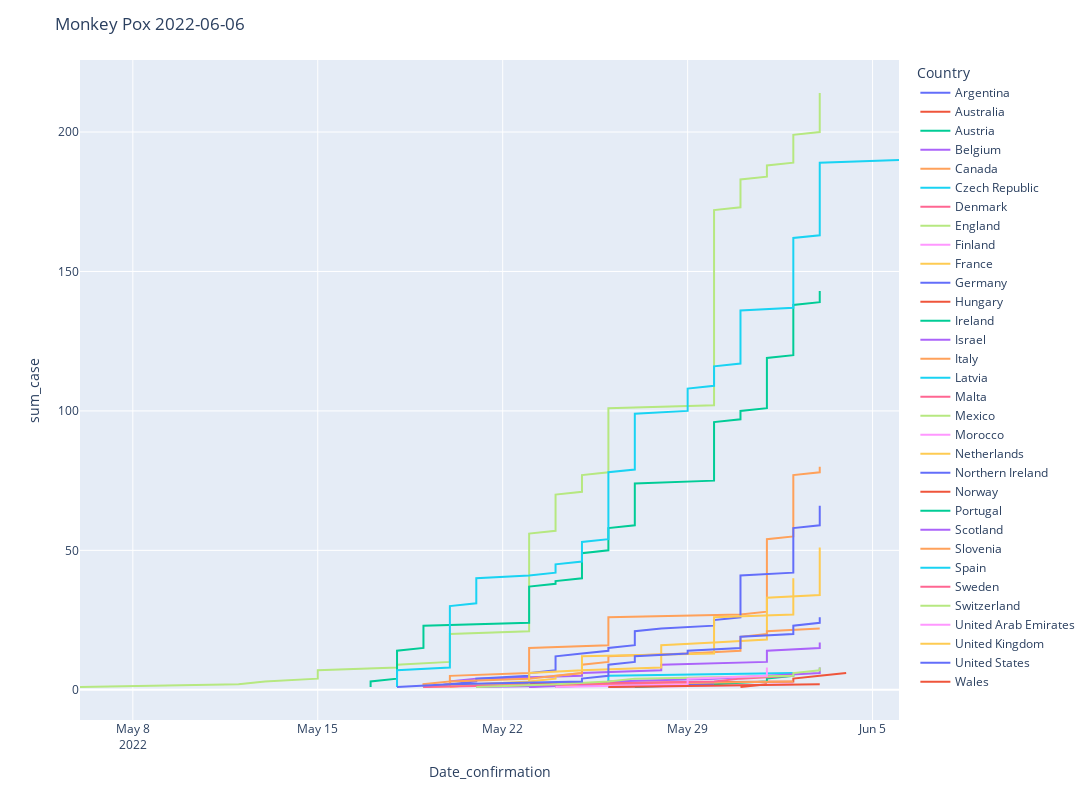

Write notebook code for a chart like this one.
### Code cell
fig3 = px.line(sort_df, x='Date_confirmation',y='sum_case', color='Country')

fig3.update_layout(
    width=2372,
    height=800,
    title_text=f'Monkey Pox: {date}'
)

fig3.show()

### Figure 1 — Plotly figure (JSON) as saved in the notebook; plotly's stock layout.template omitted (floating-point values rounded to 4 significant figures; data arrays with more than 128 entries replaced by an {"elided": "..."} marker saying what was removed)
{"data": [{"hovertemplate": "Country=Argentina<br>Date_confirmation=%{x}<br>sum_case=%{y}<extra></extra>", "legendgroup": "Argentina", "line": {"color": "#636efa", "dash": "solid"}, "marker": {"symbol": "circle"}, "mode": "lines", "name": "Argentina", "orientation": "v", "showlegend": true, "type": "scatter", "x": ["2022-05-27T00:00:00", "2022-05-27T00:00:00"], "xaxis": "x", "y": [1, 2], "yaxis": "y"}, {"hovertemplate": "Country=Australia<br>Date_confirmation=%{x}<br>sum_case=%{y}<extra></extra>", "legendgroup": "Australia", "line": {"color": "#EF553B", "dash": "solid"}, "marker": {"symbol": "circle"}, "mode": "lines", "name": "Australia", "orientation": "v", "showlegend": true, "type": "scatter", "x": ["2022-05-20T00:00:00", "2022-05-20T00:00:00", "2022-06-02T00:00:00", "2022-06-02T00:00:00", "2022-06-03T00:00:00", "2022-06-04T00:00:00"], "xaxis": "x", "y": [1, 2, 3, 4, 5, 6], "yaxis": "y"}, {"hovertemplate": "Country=Austria<br>Date_confirmation=%{x}<br>sum_case=%{y}<extra></extra>", "legendgroup": "Austria", "line": {"color": "#00cc96", "dash": "solid"}, "marker": {"symbol": "circle"}, "mode": "lines", "name": "Austria", "orientation": "v", "showlegend": true, "type": "scatter", "x": ["2022-05-23T00:00:00"], "xaxis": "x", "y": [1], "yaxis": "y"}, {"hovertemplate": "Country=Belgium<br>Date_confirmation=%{x}<br>sum_case=%{y}<extra></extra>", "legendgroup": "Belgium", "line": {"color": "#ab63fa", "dash": "solid"}, "marker": {"symbol": "circle"}, "mode": "lines", "name": "Belgium", "orientation": "v", "showlegend": true, "type": "scatter", "x": ["2022-05-19T00:00:00", "2022-05-20T00:00:00", "2022-05-20T00:00:00", "2022-05-21T00:00:00", "2022-05-25T00:00:00", "2022-05-25T00:00:00", "2022-05-28T00:00:00", "2022-05-28T00:00:00", "2022-05-28T00:00:00", "2022-06-01T00:00:00", "2022-06-01T00:00:00", "2022-06-01T00:00:00", "2022-06-01T00:00:00", "2022-06-01T00:00:00", "2022-06-03T00:00:00", "2022-06-03T00:00:00", "2022-06-03T00:00:00"], "xaxis": "x", "y": [1, 2, 3, 4, 5, 6, 7, 8, 9, 10, 11, 12, 13, 14, 15, 16, 17], "yaxis": "y"}, {"hovertemplate": "Country=Canada<br>Date_confirmation=%{x}<br>sum_case=%{y}<extra></extra>", "legendgroup": "Canada", "line": {"color": "#FFA15A", "dash": "solid"}, "marker": {"symbol": "circle"}, "mode": "lines", "name": "Canada", "orientation": "v", "showlegend": true, "type": "scatter", "x": ["2022-05-19T00:00:00", "2022-05-19T00:00:00", "2022-05-20T00:00:00", "2022-05-20T00:00:00", "2022-05-20T00:00:00", "2022-05-23T00:00:00", "2022-05-23T00:00:00", "2022-05-23T00:00:00", "2022-05-23T00:00:00", "2022-05-23T00:00:00", "2022-05-23T00:00:00", "2022-05-23T00:00:00", "2022-05-23T00:00:00", "2022-05-23T00:00:00", "2022-05-23T00:00:00", "2022-05-26T00:00:00", "2022-05-26T00:00:00", "2022-05-26T00:00:00", "2022-05-26T00:00:00", "2022-05-26T00:00:00", "2022-05-26T00:00:00", "2022-05-26T00:00:00", "2022-05-26T00:00:00", "2022-05-26T00:00:00", "2022-05-26T00:00:00", "2022-05-26T00:00:00", "2022-05-31T00:00:00", "2022-06-01T00:00:00", "2022-06-01T00:00:00", "2022-06-01T00:00:00", "2022-06-01T00:00:00", "2022-06-01T00:00:00", "2022-06-01T00:00:00", "2022-06-01T00:00:00", "2022-06-01T00:00:00", "2022-06-01T00:00:00", "2022-06-01T00:00:00", "2022-06-01T00:00:00", "2022-06-01T00:00:00", "2022-06-01T00:00:00", "2022-06-01T00:00:00", "2022-06-01T00:00:00", "2022-06-01T00:00:00", "2022-06-01T00:00:00", "2022-06-01T00:00:00", "2022-06-01T00:00:00", "2022-06-01T00:00:00", "2022-06-01T00:00:00", "2022-06-01T00:00:00", "2022-06-01T00:00:00", "2022-06-01T00:00:00", "2022-06-01T00:00:00", "2022-06-01T00:00:00", "2022-06-01T00:00:00", "2022-06-02T00:00:00", "2022-06-02T00:00:00", "2022-06-02T00:00:00", "2022-06-02T00:00:00", "2022-06-02T00:00:00", "2022-06-02T00:00:00", "2022-06-02T00:00:00", "2022-06-02T00:00:00", "2022-06-02T00:00:00", "2022-06-02T00:00:00", "2022-06-02T00:00:00", "2022-06-02T00:00:00", "2022-06-02T00:00:00", "2022-06-02T00:00:00", "2022-06-02T00:00:00", "2022-06-02T00:00:00", "2022-06-02T00:00:00", "2022-06-02T00:00:00", "2022-06-02T00:00:00", "2022-06-02T00:00:00", "2022-06-02T00:00:00", "2022-06-02T00:00:00", "2022-06-02T00:00:00", "2022-06-03T00:00:00", "2022-06-03T00:00:00", "2022-06-03T00:00:00"], "xaxis": "x", "y": [1, 2, 3, 4, 5, 6, 7, 8, 9, 10, 11, 12, 13, 14, 15, 16, 17, 18, 19, 20, 21, 22, 23, 24, 25, 26, 27, 28, 29, 30, 31, 32, 33, 34, 35, 36, 37, 38, 39, 40, 41, 42, 43, 44, 45, 46, 47, 48, 49, 50, 51, 52, 53, 54, 55, 56, 57, 58, 59, 60, 61, 62, 63, 64, 65, 66, 67, 68, 69, 70, 71, 72, 73, 74, 75, 76, 77, 78, 79, 80], "yaxis": "y"}, {"hovertemplate": "Country=Czech Republic<br>Date_confirmation=%{x}<br>sum_case=%{y}<extra></extra>", "legendgroup": "Czech Republic", "line": {"color": "#19d3f3", "dash": "solid"}, "marker": {"symbol": "circle"}, "mode": "lines", "name": "Czech Republic", "orientation": "v", "showlegend": true, "type": "scatter", "x": ["2022-05-24T00:00:00", "2022-05-26T00:00:00", "2022-05-26T00:00:00", "2022-05-26T00:00:00", "2022-05-26T00:00:00", "2022-06-02T00:00:00"], "xaxis": "x", "y": [1, 2, 3, 4, 5, 6], "yaxis": "y"}, {"hovertemplate": "Country=Denmark<br>Date_confirmation=%{x}<br>sum_case=%{y}<extra></extra>", "legendgroup": "Denmark", "line": {"color": "#FF6692", "dash": "solid"}, "marker": {"symbol": "circle"}, "mode": "lines", "name": "Denmark", "orientation": "v", "showlegend": true, "type": "scatter", "x": ["2022-05-23T00:00:00", "2022-05-24T00:00:00"], "xaxis": "x", "y": [1, 2], "yaxis": "y"}, {"hovertemplate": "Country=England<br>Date_confirmation=%{x}<br>sum_case=%{y}<extra></extra>", "legendgroup": "England", "line": {"color": "#B6E880", "dash": "solid"}, "marker": {"symbol": "circle"}, "mode": "lines", "name": "England", "orientation": "v", "showlegend": true, "type": "scatter", "x": {"elided": "214 str values"}, "xaxis": "x", "y": {"elided": "214 int values"}, "yaxis": "y"}, {"hovertemplate": "Country=Finland<br>Date_confirmation=%{x}<br>sum_case=%{y}<extra></extra>", "legendgroup": "Finland", "line": {"color": "#FF97FF", "dash": "solid"}, "marker": {"symbol": "circle"}, "mode": "lines", "name": "Finland", "orientation": "v", "showlegend": true, "type": "scatter", "x": ["2022-05-27T00:00:00", "2022-06-02T00:00:00"], "xaxis": "x", "y": [1, 2], "yaxis": "y"}, {"hovertemplate": "Country=France<br>Date_confirmation=%{x}<br>sum_case=%{y}<extra></extra>", "legendgroup": "France", "line": {"color": "#FECB52", "dash": "solid"}, "marker": {"symbol": "circle"}, "mode": "lines", "name": "France", "orientation": "v", "showlegend": true, "type": "scatter", "x": ["2022-05-19T00:00:00", "2022-05-23T00:00:00", "2022-05-23T00:00:00", "2022-05-24T00:00:00", "2022-05-24T00:00:00", "2022-05-25T00:00:00", "2022-05-25T00:00:00", "2022-05-28T00:00:00", "2022-05-28T00:00:00", "2022-05-28T00:00:00", "2022-05-28T00:00:00", "2022-05-28T00:00:00", "2022-05-28T00:00:00", "2022-05-28T00:00:00", "2022-05-28T00:00:00", "2022-05-28T00:00:00", "2022-05-30T00:00:00", "2022-06-01T00:00:00", "2022-06-01T00:00:00", "2022-06-01T00:00:00", "2022-06-01T00:00:00", "2022-06-01T00:00:00", "2022-06-01T00:00:00", "2022-06-01T00:00:00", "2022-06-01T00:00:00", "2022-06-01T00:00:00", "2022-06-01T00:00:00", "2022-06-01T00:00:00", "2022-06-01T00:00:00", "2022-06-01T00:00:00", "2022-06-01T00:00:00", "2022-06-01T00:00:00", "2022-06-01T00:00:00", "2022-06-03T00:00:00", "2022-06-03T00:00:00", "2022-06-03T00:00:00", "2022-06-03T00:00:00", "2022-06-03T00:00:00", "2022-06-03T00:00:00", "2022-06-03T00:00:00", "2022-06-03T00:00:00", "2022-06-03T00:00:00", "2022-06-03T00:00:00", "2022-06-03T00:00:00", "2022-06-03T00:00:00", "2022-06-03T00:00:00", "2022-06-03T00:00:00", "2022-06-03T00:00:00", "2022-06-03T00:00:00", "2022-06-03T00:00:00", "2022-06-03T00:00:00"], "xaxis": "x", "y": [1, 2, 3, 4, 5, 6, 7, 8, 9, 10, 11, 12, 13, 14, 15, 16, 17, 18, 19, 20, 21, 22, 23, 24, 25, 26, 27, 28, 29, 30, 31, 32, 33, 34, 35, 36, 37, 38, 39, 40, 41, 42, 43, 44, 45, 46, 47, 48, 49, 50, 51], "yaxis": "y"}, {"hovertemplate": "Country=Germany<br>Date_confirmation=%{x}<br>sum_case=%{y}<extra></extra>", "legendgroup": "Germany", "line": {"color": "#636efa", "dash": "solid"}, "marker": {"symbol": "circle"}, "mode": "lines", "name": "Germany", "orientation": "v", "showlegend": true, "type": "scatter", "x": ["2022-05-19T00:00:00", "2022-05-20T00:00:00", "2022-05-21T00:00:00", "2022-05-21T00:00:00", "2022-05-23T00:00:00", "2022-05-23T00:00:00", "2022-05-24T00:00:00", "2022-05-24T00:00:00", "2022-05-24T00:00:00", "2022-05-24T00:00:00", "2022-05-24T00:00:00", "2022-05-24T00:00:00", "2022-05-25T00:00:00", "2022-05-26T00:00:00", "2022-05-26T00:00:00", "2022-05-27T00:00:00", "2022-05-27T00:00:00", "2022-05-27T00:00:00", "2022-05-27T00:00:00", "2022-05-27T00:00:00", "2022-05-27T00:00:00", "2022-05-28T00:00:00", "2022-05-30T00:00:00", "2022-05-30T00:00:00", "2022-05-30T00:00:00", "2022-05-31T00:00:00", "2022-05-31T00:00:00", "2022-05-31T00:00:00", "2022-05-31T00:00:00", "2022-05-31T00:00:00", "2022-05-31T00:00:00", "2022-05-31T00:00:00", "2022-05-31T00:00:00", "2022-05-31T00:00:00", "2022-05-31T00:00:00", "2022-05-31T00:00:00", "2022-05-31T00:00:00", "2022-05-31T00:00:00", "2022-05-31T00:00:00", "2022-05-31T00:00:00", "2022-05-31T00:00:00", "2022-06-02T00:00:00", "2022-06-02T00:00:00", "2022-06-02T00:00:00", "2022-06-02T00:00:00", "2022-06-02T00:00:00", "2022-06-02T00:00:00", "2022-06-02T00:00:00", "2022-06-02T00:00:00", "2022-06-02T00:00:00", "2022-06-02T00:00:00", "2022-06-02T00:00:00", "2022-06-02T00:00:00", "2022-06-02T00:00:00", "2022-06-02T00:00:00", "2022-06-02T00:00:00", "2022-06-02T00:00:00", "2022-06-02T00:00:00", "2022-06-03T00:00:00", "2022-06-03T00:00:00", "2022-06-03T00:00:00", "2022-06-03T00:00:00", "2022-06-03T00:00:00", "2022-06-03T00:00:00", "2022-06-03T00:00:00", "2022-06-03T00:00:00"], "xaxis": "x", "y": [1, 2, 3, 4, 5, 6, 7, 8, 9, 10, 11, 12, 13, 14, 15, 16, 17, 18, 19, 20, 21, 22, 23, 24, 25, 26, 27, 28, 29, 30, 31, 32, 33, 34, 35, 36, 37, 38, 39, 40, 41, 42, 43, 44, 45, 46, 47, 48, 49, 50, 51, 52, 53, 54, 55, 56, 57, 58, 59, 60, 61, 62, 63, 64, 65, 66], "yaxis": "y"}, {"hovertemplate": "Country=Hungary<br>Date_confirmation=%{x}<br>sum_case=%{y}<extra></extra>", "legendgroup": "Hungary", "line": {"color": "#EF553B", "dash": "solid"}, "marker": {"symbol": "circle"}, "mode": "lines", "name": "Hungary", "orientation": "v", "showlegend": true, "type": "scatter", "x": ["2022-05-31T00:00:00"], "xaxis": "x", "y": [1], "yaxis": "y"}, {"hovertemplate": "Country=Ireland<br>Date_confirmation=%{x}<br>sum_case=%{y}<extra></extra>", "legendgroup": "Ireland", "line": {"color": "#00cc96", "dash": "solid"}, "marker": {"symbol": "circle"}, "mode": "lines", "name": "Ireland", "orientation": "v", "showlegend": true, "type": "scatter", "x": ["2022-05-27T00:00:00", "2022-05-30T00:00:00", "2022-06-01T00:00:00", "2022-06-01T00:00:00", "2022-06-02T00:00:00", "2022-06-02T00:00:00"], "xaxis": "x", "y": [1, 2, 3, 4, 5, 6], "yaxis": "y"}, {"hovertemplate": "Country=Israel<br>Date_confirmation=%{x}<br>sum_case=%{y}<extra></extra>", "legendgroup": "Israel", "line": {"color": "#ab63fa", "dash": "solid"}, "marker": {"symbol": "circle"}, "mode": "lines", "name": "Israel", "orientation": "v", "showlegend": true, "type": "scatter", "x": ["2022-05-21T00:00:00", "2022-05-28T00:00:00"], "xaxis": "x", "y": [1, 2], "yaxis": "y"}, {"hovertemplate": "Country=Italy<br>Date_confirmation=%{x}<br>sum_case=%{y}<extra></extra>", "legendgroup": "Italy", "line": {"color": "#FFA15A", "dash": "solid"}, "marker": {"symbol": "circle"}, "mode": "lines", "name": "Italy", "orientation": "v", "showlegend": true, "type": "scatter", "x": ["2022-05-19T00:00:00", "2022-05-20T00:00:00", "2022-05-20T00:00:00", "2022-05-23T00:00:00", "2022-05-24T00:00:00", "2022-05-25T00:00:00", "2022-05-25T00:00:00", "2022-05-25T00:00:00", "2022-05-25T00:00:00", "2022-05-26T00:00:00", "2022-05-26T00:00:00", "2022-05-26T00:00:00", "2022-05-29T00:00:00", "2022-05-31T00:00:00", "2022-05-31T00:00:00", "2022-05-31T00:00:00", "2022-05-31T00:00:00", "2022-05-31T00:00:00", "2022-05-31T00:00:00", "2022-06-01T00:00:00", "2022-06-01T00:00:00", "2022-06-03T00:00:00"], "xaxis": "x", "y": [1, 2, 3, 4, 5, 6, 7, 8, 9, 10, 11, 12, 13, 14, 15, 16, 17, 18, 19, 20, 21, 22], "yaxis": "y"}, {"hovertemplate": "Country=Latvia<br>Date_confirmation=%{x}<br>sum_case=%{y}<extra></extra>", "legendgroup": "Latvia", "line": {"color": "#19d3f3", "dash": "solid"}, "marker": {"symbol": "circle"}, "mode": "lines", "name": "Latvia", "orientation": "v", "showlegend": true, "type": "scatter", "x": ["2022-06-03T00:00:00"], "xaxis": "x", "y": [1], "yaxis": "y"}, {"hovertemplate": "Country=Malta<br>Date_confirmation=%{x}<br>sum_case=%{y}<extra></extra>", "legendgroup": "Malta", "line": {"color": "#FF6692", "dash": "solid"}, "marker": {"symbol": "circle"}, "mode": "lines", "name": "Malta", "orientation": "v", "showlegend": true, "type": "scatter", "x": ["2022-05-28T00:00:00"], "xaxis": "x", "y": [1], "yaxis": "y"}, {"hovertemplate": "Country=Mexico<br>Date_confirmation=%{x}<br>sum_case=%{y}<extra></extra>", "legendgroup": "Mexico", "line": {"color": "#B6E880", "dash": "solid"}, "marker": {"symbol": "circle"}, "mode": "lines", "name": "Mexico", "orientation": "v", "showlegend": true, "type": "scatter", "x": ["2022-05-28T00:00:00"], "xaxis": "x", "y": [1], "yaxis": "y"}, {"hovertemplate": "Country=Morocco<br>Date_confirmation=%{x}<br>sum_case=%{y}<extra></extra>", "legendgroup": "Morocco", "line": {"color": "#FF97FF", "dash": "solid"}, "marker": {"symbol": "circle"}, "mode": "lines", "name": "Morocco", "orientation": "v", "showlegend": true, "type": "scatter", "x": ["2022-06-02T00:00:00"], "xaxis": "x", "y": [1], "yaxis": "y"}, {"hovertemplate": "Country=Netherlands<br>Date_confirmation=%{x}<br>sum_case=%{y}<extra></extra>", "legendgroup": "Netherlands", "line": {"color": "#FECB52", "dash": "solid"}, "marker": {"symbol": "circle"}, "mode": "lines", "name": "Netherlands", "orientation": "v", "showlegend": true, "type": "scatter", "x": ["2022-05-20T00:00:00", "2022-05-21T00:00:00", "2022-05-23T00:00:00", "2022-05-23T00:00:00", "2022-05-23T00:00:00", "2022-05-23T00:00:00", "2022-05-25T00:00:00", "2022-05-25T00:00:00", "2022-05-25T00:00:00", "2022-05-25T00:00:00", "2022-05-25T00:00:00", "2022-05-25T00:00:00", "2022-05-30T00:00:00", "2022-05-30T00:00:00", "2022-05-30T00:00:00", "2022-05-30T00:00:00", "2022-05-30T00:00:00", "2022-05-30T00:00:00", "2022-05-30T00:00:00", "2022-05-30T00:00:00", "2022-05-30T00:00:00", "2022-05-30T00:00:00", "2022-05-30T00:00:00", "2022-05-30T00:00:00", "2022-05-30T00:00:00", "2022-05-30T00:00:00", "2022-06-02T00:00:00", "2022-06-02T00:00:00", "2022-06-02T00:00:00", "2022-06-02T00:00:00", "2022-06-02T00:00:00", "2022-06-02T00:00:00", "2022-06-02T00:00:00", "2022-06-02T00:00:00", "2022-06-02T00:00:00", "2022-06-02T00:00:00", "2022-06-02T00:00:00", "2022-06-02T00:00:00", "2022-06-02T00:00:00", "2022-06-02T00:00:00"], "xaxis": "x", "y": [1, 2, 3, 4, 5, 6, 7, 8, 9, 10, 11, 12, 13, 14, 15, 16, 17, 18, 19, 20, 21, 22, 23, 24, 25, 26, 27, 28, 29, 30, 31, 32, 33, 34, 35, 36, 37, 38, 39, 40], "yaxis": "y"}, {"hovertemplate": "Country=Northern Ireland<br>Date_confirmation=%{x}<br>sum_case=%{y}<extra></extra>", "legendgroup": "Northern Ireland", "line": {"color": "#636efa", "dash": "solid"}, "marker": {"symbol": "circle"}, "mode": "lines", "name": "Northern Ireland", "orientation": "v", "showlegend": true, "type": "scatter", "x": ["2022-05-26T00:00:00", "2022-05-30T00:00:00"], "xaxis": "x", "y": [1, 2], "yaxis": "y"}, {"hovertemplate": "Country=Norway<br>Date_confirmation=%{x}<br>sum_case=%{y}<extra></extra>", "legendgroup": "Norway", "line": {"color": "#EF553B", "dash": "solid"}, "marker": {"symbol": "circle"}, "mode": "lines", "name": "Norway", "orientation": "v", "showlegend": true, "type": "scatter", "x": ["2022-05-31T00:00:00", "2022-06-01T00:00:00"], "xaxis": "x", "y": [1, 2], "yaxis": "y"}, {"hovertemplate": "Country=Portugal<br>Date_confirmation=%{x}<br>sum_case=%{y}<extra></extra>", "legendgroup": "Portugal", "line": {"color": "#00cc96", "dash": "solid"}, "marker": {"symbol": "circle"}, "mode": "lines", "name": "Portugal", "orientation": "v", "showlegend": true, "type": "scatter", "x": {"elided": "143 str values"}, "xaxis": "x", "y": {"elided": "143 int values"}, "yaxis": "y"}, {"hovertemplate": "Country=Scotland<br>Date_confirmation=%{x}<br>sum_case=%{y}<extra></extra>", "legendgroup": "Scotland", "line": {"color": "#ab63fa", "dash": "solid"}, "marker": {"symbol": "circle"}, "mode": "lines", "name": "Scotland", "orientation": "v", "showlegend": true, "type": "scatter", "x": ["2022-05-23T00:00:00", "2022-05-26T00:00:00", "2022-05-26T00:00:00", "2022-05-30T00:00:00", "2022-06-01T00:00:00", "2022-06-03T00:00:00", "2022-06-03T00:00:00", "2022-06-03T00:00:00"], "xaxis": "x", "y": [1, 2, 3, 4, 5, 6, 7, 8], "yaxis": "y"}, {"hovertemplate": "Country=Slovenia<br>Date_confirmation=%{x}<br>sum_case=%{y}<extra></extra>", "legendgroup": "Slovenia", "line": {"color": "#FFA15A", "dash": "solid"}, "marker": {"symbol": "circle"}, "mode": "lines", "name": "Slovenia", "orientation": "v", "showlegend": true, "type": "scatter", "x": ["2022-05-24T00:00:00", "2022-05-25T00:00:00", "2022-06-02T00:00:00"], "xaxis": "x", "y": [1, 2, 3], "yaxis": "y"}, {"hovertemplate": "Country=Spain<br>Date_confirmation=%{x}<br>sum_case=%{y}<extra></extra>", "legendgroup": "Spain", "line": {"color": "#19d3f3", "dash": "solid"}, "marker": {"symbol": "circle"}, "mode": "lines", "name": "Spain", "orientation": "v", "showlegend": true, "type": "scatter", "x": {"elided": "190 str values"}, "xaxis": "x", "y": {"elided": "190 int values"}, "yaxis": "y"}, {"hovertemplate": "Country=Sweden<br>Date_confirmation=%{x}<br>sum_case=%{y}<extra></extra>", "legendgroup": "Sweden", "line": {"color": "#FF6692", "dash": "solid"}, "marker": {"symbol": "circle"}, "mode": "lines", "name": "Sweden", "orientation": "v", "showlegend": true, "type": "scatter", "x": ["2022-05-19T00:00:00", "2022-05-25T00:00:00", "2022-05-30T00:00:00", "2022-05-31T00:00:00", "2022-06-02T00:00:00"], "xaxis": "x", "y": [1, 2, 3, 4, 5], "yaxis": "y"}, {"hovertemplate": "Country=Switzerland<br>Date_confirmation=%{x}<br>sum_case=%{y}<extra></extra>", "legendgroup": "Switzerland", "line": {"color": "#B6E880", "dash": "solid"}, "marker": {"symbol": "circle"}, "mode": "lines", "name": "Switzerland", "orientation": "v", "showlegend": true, "type": "scatter", "x": ["2022-05-21T00:00:00", "2022-05-24T00:00:00", "2022-05-26T00:00:00", "2022-05-27T00:00:00", "2022-06-02T00:00:00", "2022-06-02T00:00:00", "2022-06-03T00:00:00", "2022-06-03T00:00:00"], "xaxis": "x", "y": [1, 2, 3, 4, 5, 6, 7, 8], "yaxis": "y"}, {"hovertemplate": "Country=United Arab Emirates<br>Date_confirmation=%{x}<br>sum_case=%{y}<extra></extra>", "legendgroup": "United Arab Emirates", "line": {"color": "#FF97FF", "dash": "solid"}, "marker": {"symbol": "circle"}, "mode": "lines", "name": "United Arab Emirates", "orientation": "v", "showlegend": true, "type": "scatter", "x": ["2022-05-24T00:00:00", "2022-05-29T00:00:00", "2022-05-29T00:00:00", "2022-05-29T00:00:00", "2022-06-01T00:00:00", "2022-06-01T00:00:00", "2022-06-01T00:00:00", "2022-06-01T00:00:00"], "xaxis": "x", "y": [1, 2, 3, 4, 5, 6, 7, 8], "yaxis": "y"}, {"hovertemplate": "Country=United Kingdom<br>Date_confirmation=%{x}<br>sum_case=%{y}<extra></extra>", "legendgroup": "United Kingdom", "line": {"color": "#FECB52", "dash": "solid"}, "marker": {"symbol": "circle"}, "mode": "lines", "name": "United Kingdom", "orientation": "v", "showlegend": true, "type": "scatter", "x": ["2022-06-01T00:00:00"], "xaxis": "x", "y": [1], "yaxis": "y"}, {"hovertemplate": "Country=United States<br>Date_confirmation=%{x}<br>sum_case=%{y}<extra></extra>", "legendgroup": "United States", "line": {"color": "#636efa", "dash": "solid"}, "marker": {"symbol": "circle"}, "mode": "lines", "name": "United States", "orientation": "v", "showlegend": true, "type": "scatter", "x": ["2022-05-18T00:00:00", "2022-05-20T00:00:00", "2022-05-25T00:00:00", "2022-05-25T00:00:00", "2022-05-26T00:00:00", "2022-05-26T00:00:00", "2022-05-26T00:00:00", "2022-05-26T00:00:00", "2022-05-26T00:00:00", "2022-05-27T00:00:00", "2022-05-27T00:00:00", "2022-05-27T00:00:00", "2022-05-29T00:00:00", "2022-05-29T00:00:00", "2022-05-31T00:00:00", "2022-05-31T00:00:00", "2022-05-31T00:00:00", "2022-05-31T00:00:00", "2022-05-31T00:00:00", "2022-06-02T00:00:00", "2022-06-02T00:00:00", "2022-06-02T00:00:00", "2022-06-02T00:00:00", "2022-06-03T00:00:00", "2022-06-03T00:00:00", "2022-06-03T00:00:00", null], "xaxis": "x", "y": [1, 2, 3, 4, 5, 6, 7, 8, 9, 10, 11, 12, 13, 14, 15, 16, 17, 18, 19, 20, 21, 22, 23, 24, 25, 26, 27], "yaxis": "y"}, {"hovertemplate": "Country=Wales<br>Date_confirmation=%{x}<br>sum_case=%{y}<extra></extra>", "legendgroup": "Wales", "line": {"color": "#EF553B", "dash": "solid"}, "marker": {"symbol": "circle"}, "mode": "lines", "name": "Wales", "orientation": "v", "showlegend": true, "type": "scatter", "x": ["2022-05-26T00:00:00", "2022-06-03T00:00:00"], "xaxis": "x", "y": [1, 2], "yaxis": "y"}], "layout": {"height": 800, "legend": {"title": {"text": "Country"}, "tracegroupgap": 0}, "margin": {"t": 60}, "title": {"text": "Monkey Pox 2022-06-06"}, "width": 2372, "xaxis": {"anchor": "y", "domain": [0, 1], "title": {"text": "Date_confirmation"}}, "yaxis": {"anchor": "x", "domain": [0, 1], "title": {"text": "sum_case"}}}}
